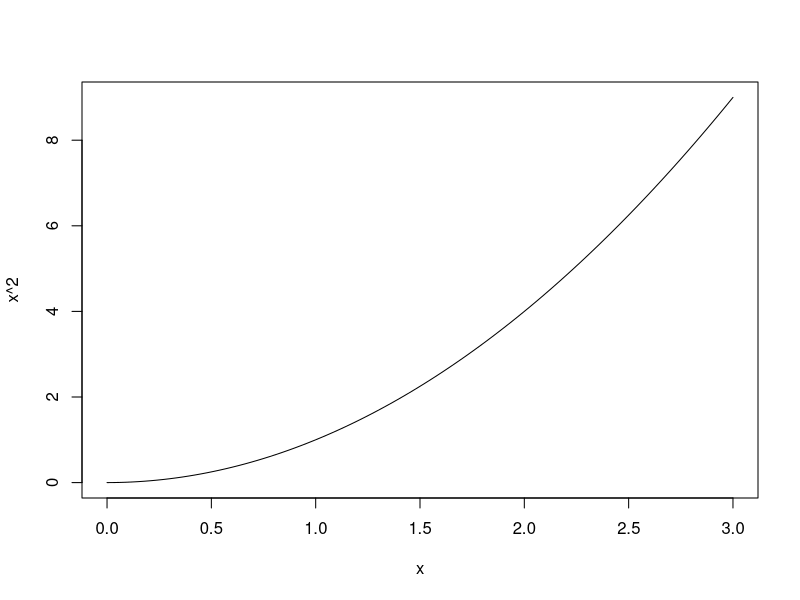
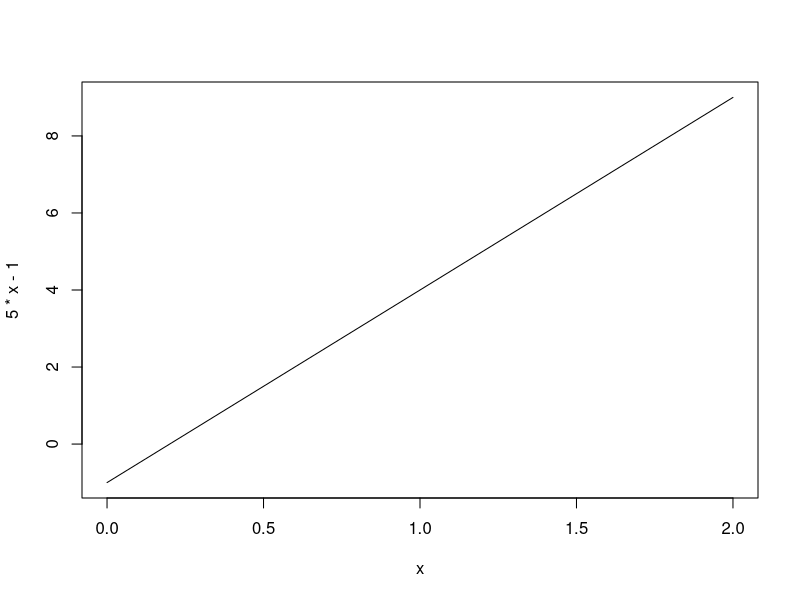
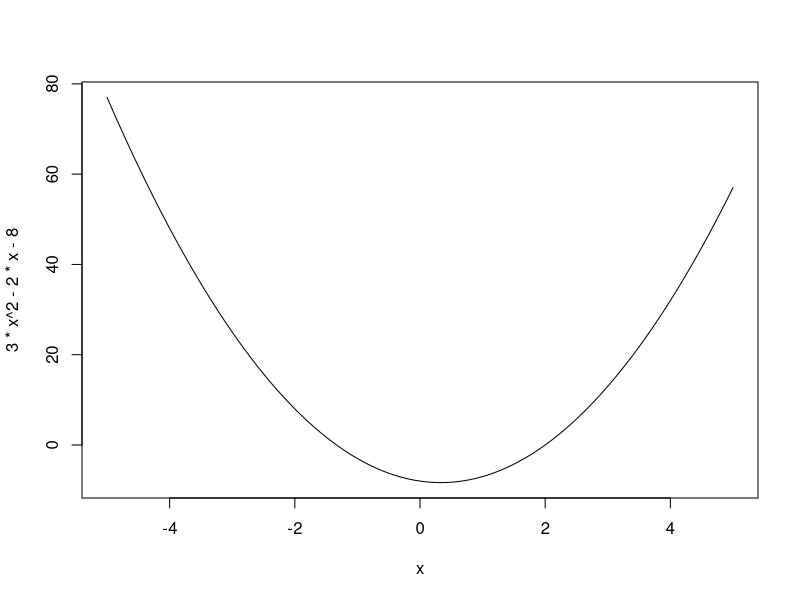
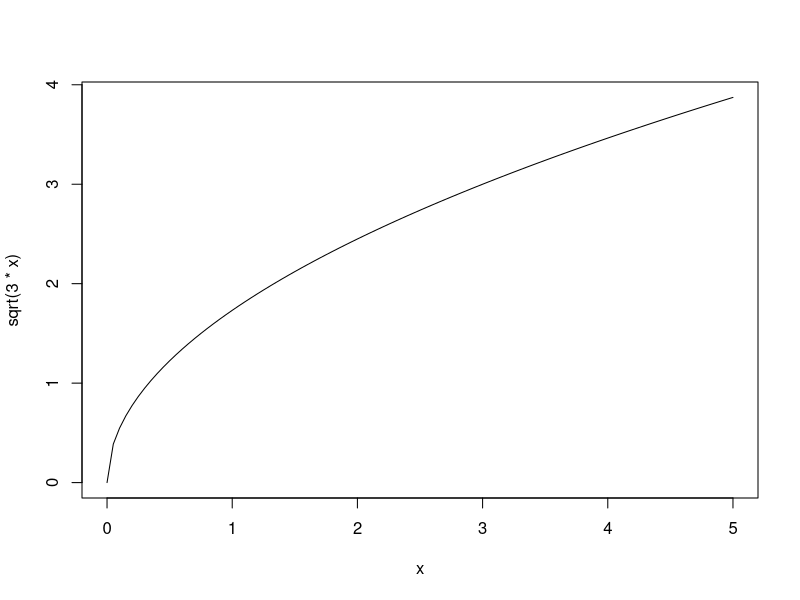
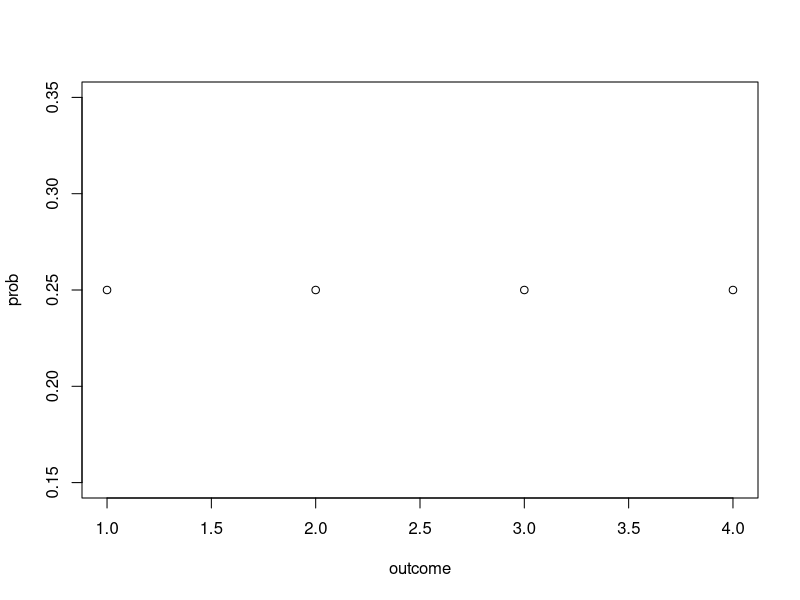
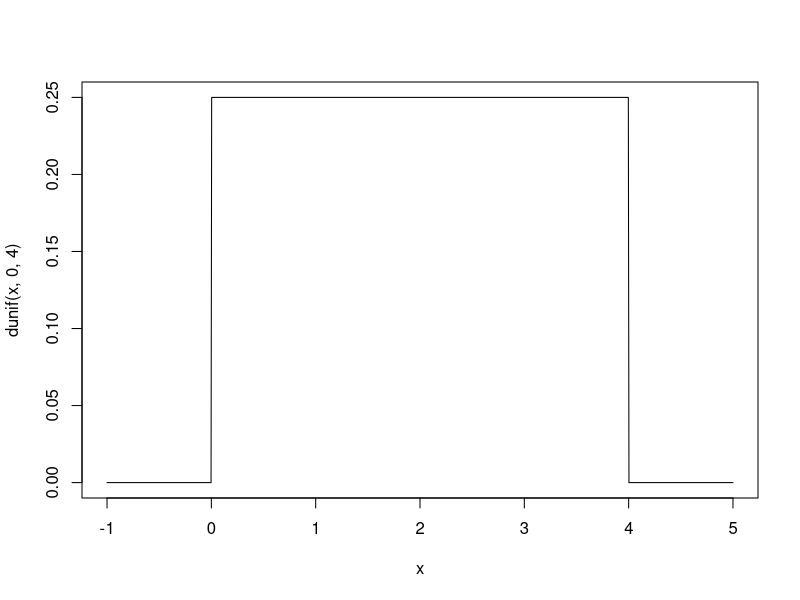
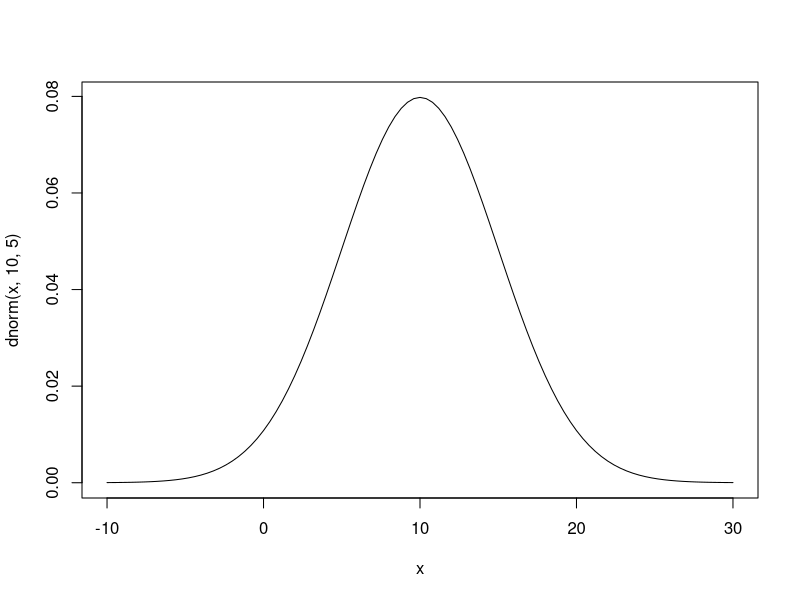

These charts were generated, in order, by the following R code:
## ---- chunk 1
curve(x^2, 0, 3)
## ---- chunk 2
curve(5*x - 1, 0, 2)
## ---- chunk 3
curve(3*x^2 - 2*x - 8, -5, 5)
## ---- chunk 4
curve(sqrt(3*x), 0, 5)
## ---- chunk 5
outcome = seq(1, 4)
prob = rep(0.25, 4)
plot(outcome, prob)
## ---- chunk 6
curve(dunif(x, 0, 4), -1, 5, n = 1000)
## ---- chunk 7
runif(10, -1, 1)
## ---- chunk 8
curve(dnorm(x, 10, 5), -10, 30)
## ---- chunk 9
mu = 10
sigma = 5
samp = rnorm(10, mu, sigma)
samp
## ---- chunk 10
mu2 = mean(samp)
mu2
# The mean of the sample differs from the orignal mean by
mu2 - mu

sigma2 = sd(samp)
sigma2
# The standard deviation of the sample differs from the orignal standard deviation by
sigma2 - sigma
## ---- chunk 11
set.seed(93)
## ---- chunk 12
samp = rnorm(1000, 10, 5)
## ---- chunk 13
mean(samp)
sd(samp)
## ---- chunk 14
sum(samp > 8)
## ---- chunk 15
monte_carlo = function(n = 1000) {
   x = runif(n, -1, 1)
   y = runif(n, -1, 1)
   (sum(x^2 + y^2 < 1) / n) * 4
}
monte_carlo()
## ---- chunk 16
library(microbenchmark)
monte_carlo(10)
microbenchmark(monte_carlo(10))
monte_carlo(100000)
microbenchmark(monte_carlo(100000))
monte_carlo(1e6)
microbenchmark(monte_carlo(1e6))
